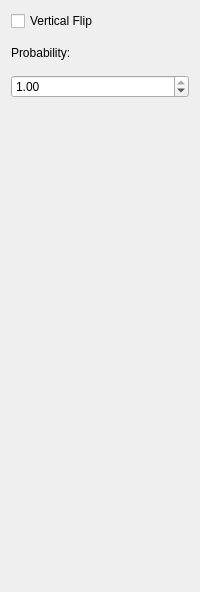
              <widget class="QWidget" name="vflip">
               <layout class="QVBoxLayout" name="verticalLayout_114">
                <property name="spacing">
                 <number>15</number>
                </property>
                <item>
                 <widget class="QCheckBox" name="vertical_check">
                  <property name="text">
                   <string>Vertical Flip</string>
                  </property>
                 </widget>
                </item>
                <item>
                 <widget class="QLabel" name="label_124">
                  <property name="text">
                   <string>Probability:</string>
                  </property>
                 </widget>
                </item>
                <item>
                 <widget class="QDoubleSpinBox" name="vertical_p">
                  <property name="decimals">
                   <number>2</number>
                  </property>
                  <property name="maximum">
                   <double>1.000000000000000</double>
                  </property>
                  <property name="singleStep">
                   <double>0.010000000000000</double>
                  </property>
                  <property name="value">
                   <double>1.000000000000000</double>
                  </property>
                 </widget>
                </item>
                <item>
                 <spacer name="verticalSpacer_18">
                  <property name="orientation">
                   <enum>Qt::Vertical</enum>
                  </property>
                  <property name="sizeHint" stdset="0">
                   <size>
                    <width>20</width>
                    <height>483</height>
                   </size>
                  </property>
                 </spacer>
                </item>
               </layout>
              </widget>
